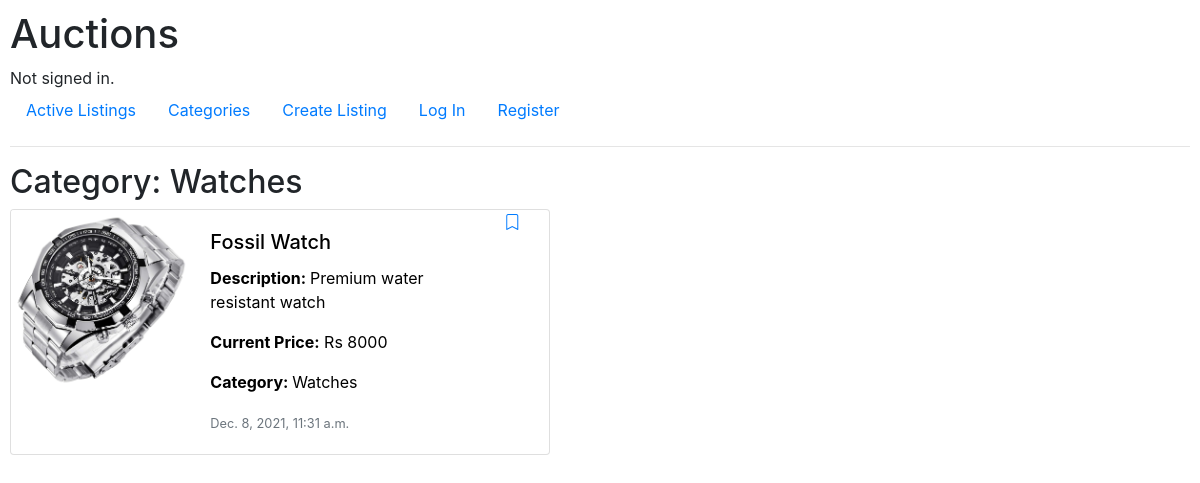
/categories/Watches, run on the app's committed database.
### auctions/models.py (models this page shows, shortened)
class AuctionList(models.Model):
    Item = models.CharField(max_length=30)
    Item_current_price = models.IntegerField(default=0)
    Creator_name = models.CharField(max_length=30)
    Item_description = models.CharField(max_length=500)
    Created_date=models.DateTimeField()
    Item_photo = models.ImageField()
    Category=models.CharField(max_length=50,null=True)

### auctions/views.py (the view)
# urls.py: path("categories/<str:category>",views.categorylist,name="categoryitemlist"),
def categorylist(request,category):
    bids=dict()
    Item_list=AuctionList.objects.filter(Category=category)
    for item in Item_list:
        if request.user.username is not '':
             user=User.objects.get(username=request.user.username)
             isbookmarked=Watchlist.objects.filter(user=user,Item=item).exists()
        else:
            isbookmarked=False
        bids[item.Item]={"current_bid":Bids.objects.get(Item=item).Item_price,
                    "bidder_name":Bids.objects.get(Item=item).Bidder_name,
                    "Item":item.Item,
                    "Creator_name":item.Creator_name,
                    "Category":item.Category,
                    "isbookmarked":isbookmarked,
                    "Item_description":item.Item_description,
                    "Created_date":item.Created_date,
                    "Item_photo":item.Item_photo,
                    "Item_current_price":item.Item_current_price
        }
    print(bids)
    return render(request, "auctions/categoryitem.html",{
        "ActiveList":bids,
        "Bids":bids,
        "category":category,
        "message":"No items please create items"
    })

### auctions/templates/auctions/categoryitem.html (shortened to what this page needs)
{% extends "auctions/layout.html" %}
{% block body %}
    <h2>Category: {{category}}</h2>
    {% for item,details in ActiveList.items  %}
        <div class="card mb-3" style="max-width: 540px;" >
            <div class="row no-gutters">
            <div class="col-md-4">
                <img src={{details.Item_photo.url}} class="card-img" alt="...">
            </div>
            <div class="col-md-7">
                <a href="/{{item}}" style="text-decoration: none; color: #000;" >
                <div class="card-body">
                <h5 class="card-title">{{item}}</h5>
                <p class="card-text"><strong>Description: </strong>{{details.Item_description}}</p>
                <p class="card-text"><strong>Current Price:</strong> Rs {{details.Item_current_price}}</p>
                <p class="card-text"><strong>Category: </strong>{{details.Category}}</p>
                <p class="card-text"><small class="text-muted">{{details.Created_date}}</small></p>
            </div>
            </a>
            </div>
                <a href="/addwatchlist/{{item}}" >
                <div  class="watchicon" onclick="bookmark()" >
                    {% if details.isbookmarked %}
                         <i id="bookmarkicon{{item.Item}}" class="bi bi-bookmark-fill"  ></i>
                    {% else %}
                    <i id="bookmarkicon{{item.Item}}" class="bi bi-bookmark"  ></i>
                    {% endif %}
                </div>
                </a>
            </div>
        </div>
        {% empty %}
        <div class="alert alert-danger" role="alert">
            {{message}}
          </div>
    {% endfor %}
{% endblock %}

### auctions/static/auctions/styles.css (style rules this page uses)
body { padding: 10px; }

### data on the page
AuctionList: Category "Watches", ActiveList "Fossil Watch", Item_description "Premium water resistant watch", Category "Watches", Created_date "Dec. 8, 2021, 11:31 a.m."

### other printed values
{{ details.Item_current_price }} "8000"
